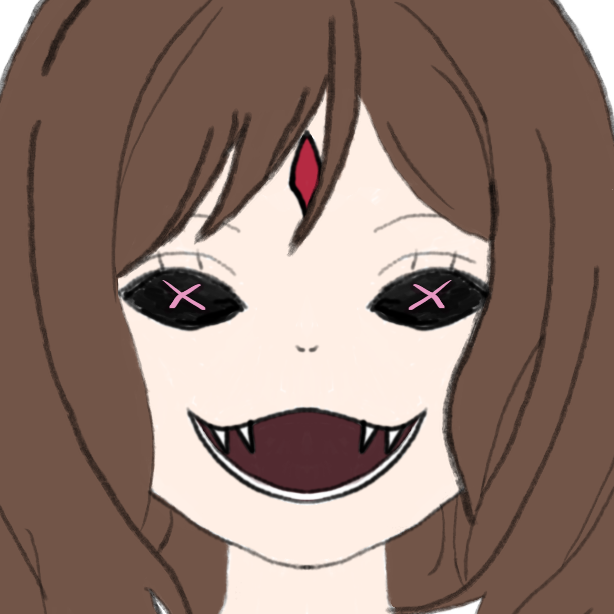
#> input picture python/archive/rainbow_gif/Elfdroid_Full_Crop.png, 614 x 614 px
$ python rainbowify_old.py
#> lines starting #> are read from the running program, lines starting #| are printed output that depends on the picture
# https://github.com/python-pillow/Pillow/discussions/6276
# https://gist.github.com/weihanglo/1e754ec47fdd683a42fdf6a272904535
# https://stackoverflow.com/a/69406586

# Left to right gradient
# Left = red, Right = Purple
# Opacity = 0.5
# Red, Orange, Yellow, Green, Cyan, Blue, Purple

from PIL import Image, ImageDraw
from pathlib import Path
import numpy as np
import os
import math

print(Path(Path(__file__).parent.resolve(), 'Elfdroid_Full_Crop.png'))

tile_number = 2

im = Image.open(Path(Path(__file__).parent.resolve(), 'Elfdroid_Full_Crop.png'))
#> im is the input picture: PIL image 614x614 RGBA; mean R, G, B, A 143.3, 119.7, 109.4, 255

cols = [
    (255, 0 , 0),   # Red
    (255, 127, 0), # Orange
    (255, 255, 0), # Yellow
    (0, 255, 0),   # Green
    (0, 255, 255), # Cyan
    (0, 0, 255),   # Blue
    (127, 0, 255),  # Purpl
    (255, 0, 0),    # Red again for seamless wrape
]

# im = Image.open('/Elfdroid_Full_Crop.png')

def interpolate(f_co, t_co, interval):
    det_co =[(t - f) / interval for f , t in zip(f_co, t_co)]
    for i in range(interval):
        yield [round(f + det * i) for f, det in zip(f_co, det_co)]

gradient = Image.new('RGBA', im.size, color=0)
#> gradient: PIL image 614x614 RGBA; every value is 0
draw = ImageDraw.Draw(gradient)

def draw_tiled_gradient(draw, size, cols, offset_px=0):
#> called with size = (614, 614), offset_px = 100
    width, height = size
    n_segments = len(cols) - 1

    # Generate the seamless gradient for the whole width
    color_list = []
    for s in range(n_segments):
        seg_len = (width + n_segments - 1) // n_segments
        if s == n_segments - 1:
            seg_len = width - len(color_list)
        for color in interpolate(cols[s], cols[s + 1], seg_len):
            color_list.append(color)
    color_list = color_list[:width]

    # Offset (roll) the gradient so purple is at the right edge
    # Find the index where color is closest to purple
    purple = np.array([127, 0, 255])
    arr = np.array(color_list)
    dists = np.linalg.norm(arr - purple, axis=1)
    idx_purple = np.argmin(dists)
    # Offset so that purple is at the last pixel
    offset = width - 1 - idx_purple
    color_list = np.roll(color_list, offset, axis=0)

    for x, color in enumerate(color_list):
        draw.line([(x, 0), (x, height)], tuple(color) + (128,), width=1)


draw_tiled_gradient(draw, im.size, cols, 100)
gradient = gradient.crop((0, 0, im.width, im.height))
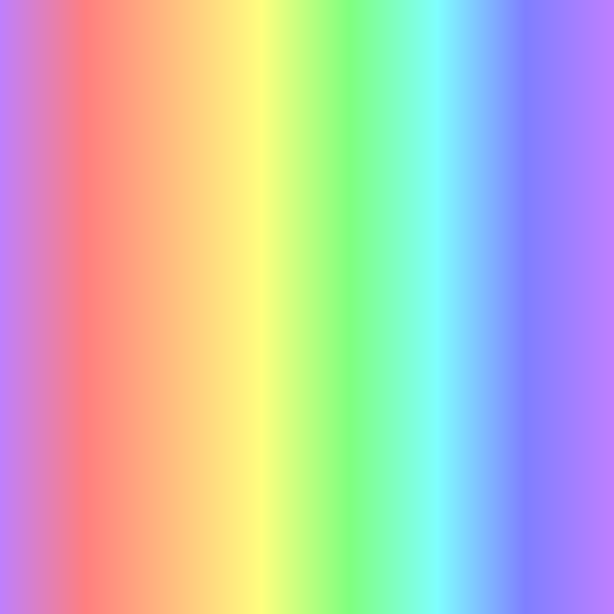
#> gradient: PIL image 614x614 RGBA; mean R, G, B, A 127.2, 127.8, 109.2, 128; transparent parts drawn white

im_composite = Image.blend(im, gradient, 0.5)
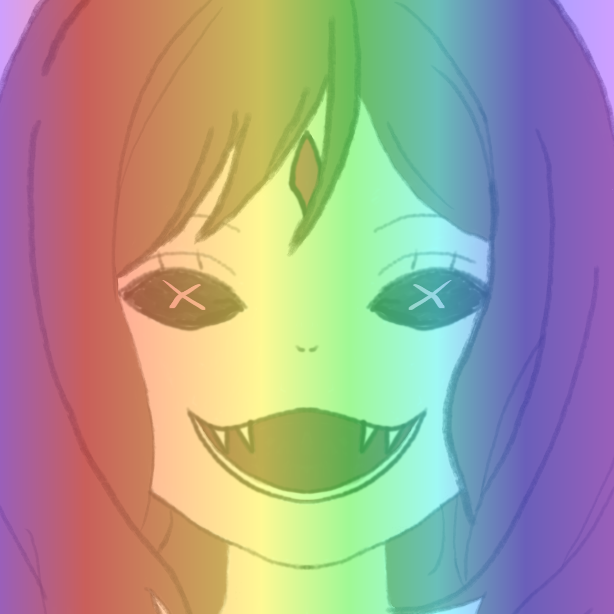
#> im_composite: PIL image 614x614 RGBA; mean R, G, B, A 135, 123.5, 109, 191; transparent parts drawn white
im_composite.show()

# draw

# cols = [
#     (255, 0 , 0),   # Red
#     (255, 127, 0), # Orange
#     (255, 255, 0), # Yellow
#     (0, 255, 0),   # Green
#     (0, 255, 255), # Cyan
#     (0, 0, 255),   # Blue
#     (127, 0, 255)  # Purple
# ]
# f_co = (13, 255, 154)
# t_co = (4, 128, 30)
# for i, color in enumerate(interpolate(cols[0], cols[1], round(im.width / len(cols)))):
#     draw.line([(i, 0), (0, i)], tuple(color), width=1)

# im_composite = Image.blend(im, gradient, 0.5)
# im_composite.show()

# with open('./img_result.png', 'wb') as f:
#     im_composite.save(f)
